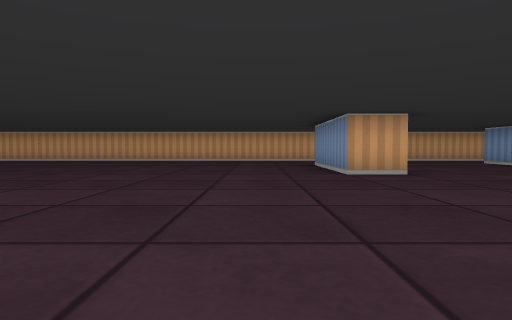
[1] (above)

20 first-person views from a walk through a cub3D ray-caster map. The camera is about half as high as the walls, tilts 2° down and sees 75° across. The floor is counted in squares. Each view is taken from the middle of a square. On the plan, view 1 faces up. The plan holds only what a view shows up to about 9 squares ahead; the rest is blank.

[2]
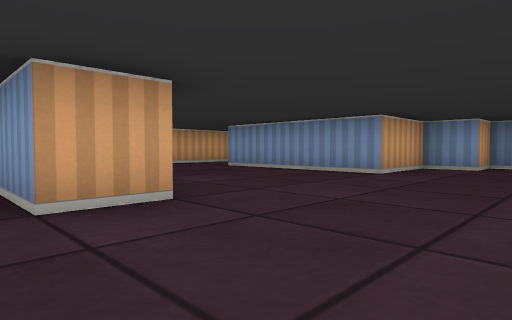

[3]
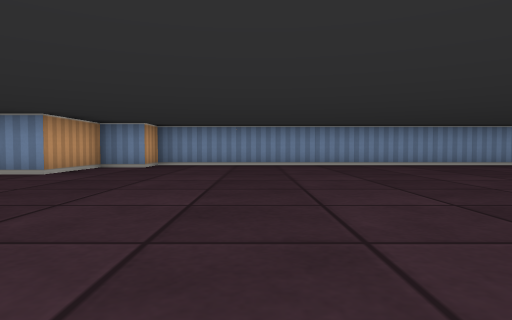

[4]
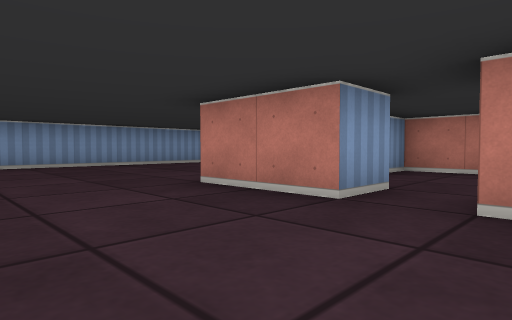

[5]
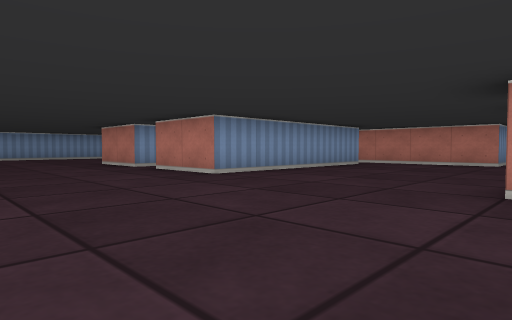

[6]
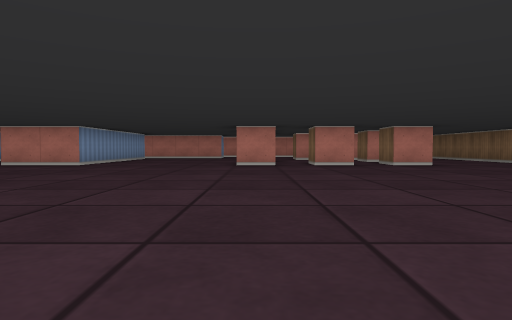

[7]
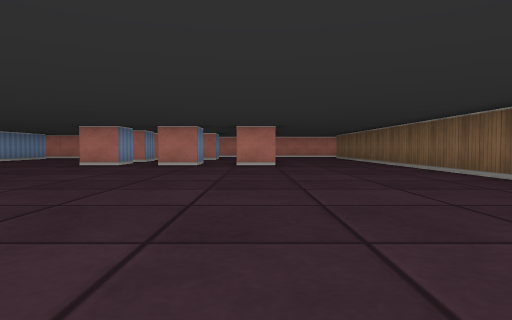

[8]
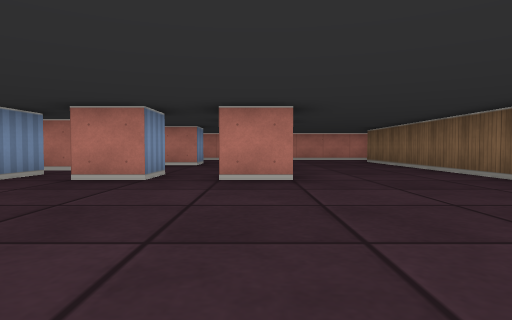

[9]
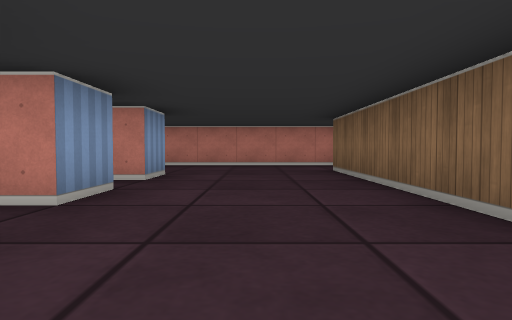

[10]
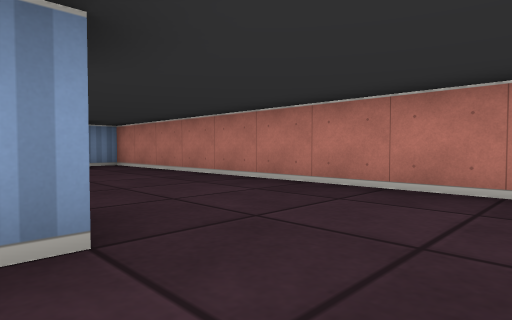

[11]
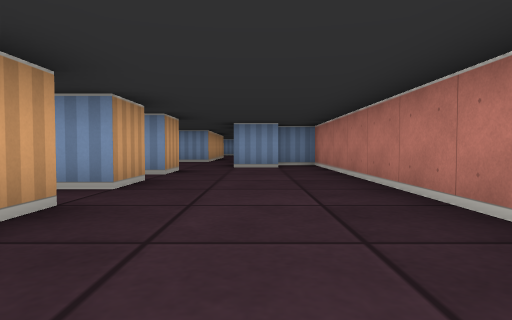

[12]
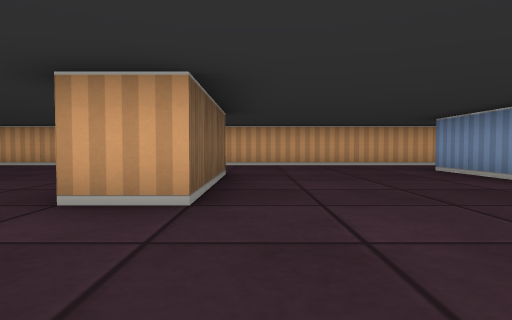

[13]
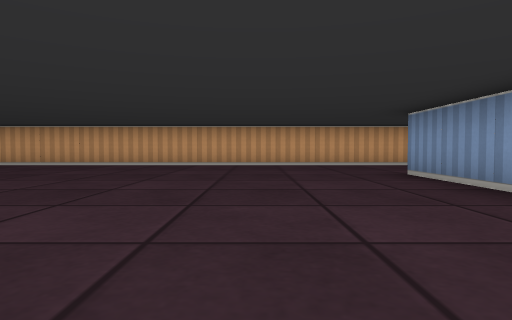

[14]
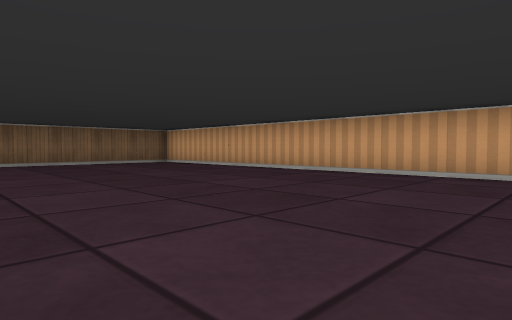

[15]
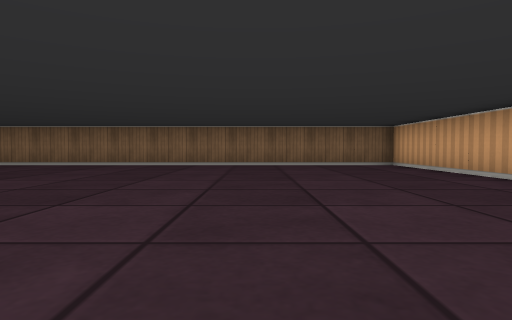

[16]
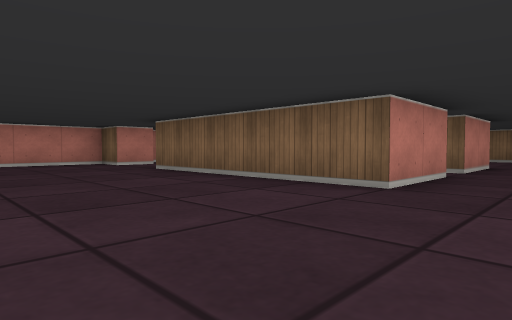

[17]
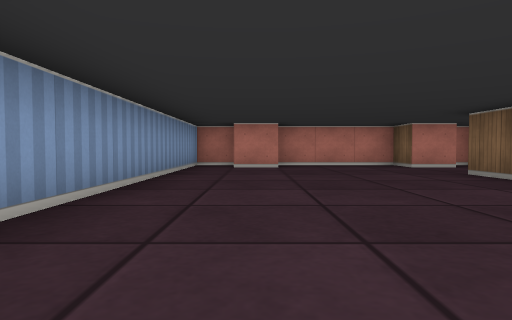

[18]
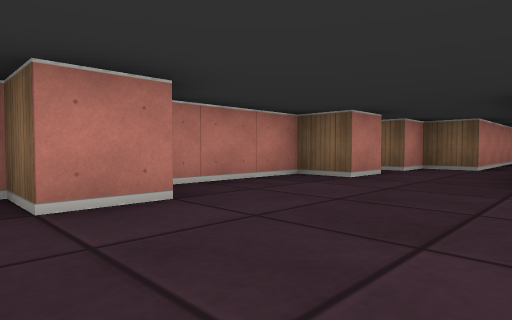

[19]
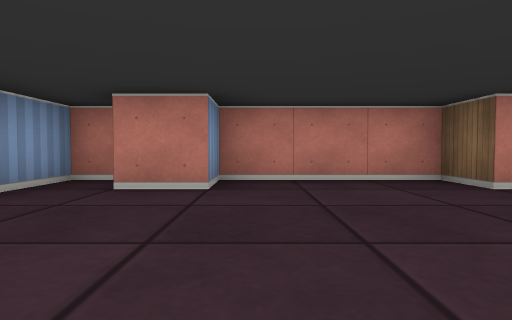

[20]
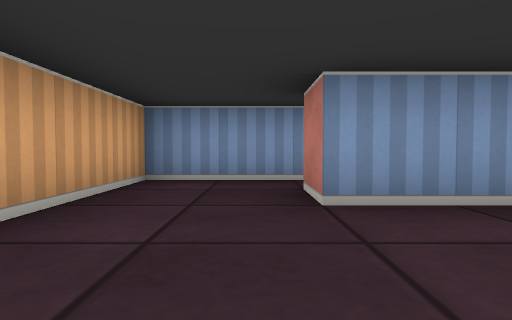

### Floor plan
Points are (right, up) in squares from view 1. A wall is a line through its corners. A room is listed if a view was taken in it or the views show most of it. See-through windows are left out.
Room 1 (views 1, 2, 3, 4, 5, 6, 7, 8, 9, 10, 11, 12, 13, 14, 15, 16, 17, 18, 19, 20)
walls: (-5.5, -3.5) (-5.5, -2.5) (-4.5, -2.5); (2.5, -2.5) (4.5, -2.5) (4.5, -7.5); (-5.5, -4.5) (-4.9, -4.5); (-7.5, -3.5) (-7.5, -2.5) (-6.5, -2.5) (-6.5, -3); (-9.5, -2.5) (-8.5, -2.5) (-8.5, -3); (-0.5, -7.4) (-0.5, -2.5) (1.5, -2.5); (2.5, 8.5) (2.5, 5.5) (1.5, 5.5) (1.5, 8.5); (-4.5, -7.5) (-5.5, -7.5); (-6.5, -7.5) (-7.5, -7.5) (-7.5, -6.5) (-6.6, -6.5); (-9.5, -5.5) (-9.5, -4.5) (-9, -4.5); (-8.5, -7.5) (-9.1, -7.5); (-3.5, -9.6) (-3.5, -8.5) (1.5, -8.5) (1.5, -9.5) (2.5, -9.5) (2.5, -10); (-9.5, -7.6) (-9.5, -6.5) (-9, -6.5); (3.4, -9.5) (4.5, -9.5) (4.5, -10.5) (7.5, -10.5) (7.5, -9.5) (8.5, -9.5) (8.5, -10.5) (9.5, -10.5) (9.5, 4.5) (8.5, 4.5) (8.5, 5.5) (6.5, 5.5) (6.5, 9.5) (7.5, 9.5); (2.5, -10.5) (3, -10.5); (7.5, 11.5) (-12.5, 11.5) (-12.5, -8.5); (-13, -10.5) (-2.5, -10.5) (-2.5, -9.5)
ways out: opening at (2, -3) to room 2; opening at (7, 10.5) to room 3
Room 2 (no view inside)
walls: (2.5, -3.6) (2.5, -2.5); (2.2, -6.5) (3.5, -6.5) (3.5, -5.8); (1.5, -2.5) (1.5, -2.9)
ways out: opening at (2, -3) to room 1
Room 3 (no view inside)
walls: (8.5, 9.2) (8.5, 11.5) (7.5, 11.5)
ways out: opening at (7, 10.5) to room 1

Positions as (right, up) in squares from view 1, and headings:
1: (0, 0), facing up
2: (1, 3), facing up-right
3: (1, 2), facing right
4: (1, 0), facing down-right
5: (-5, 1), facing down-right
6: (-5, 6), facing down
7: (-9, 6), facing down
8: (-9, 2), facing down
9: (-11, -2), facing down
10: (-11, -7), facing down-right
11: (-11, -9), facing right
12: (3, 3), facing up
13: (-1, 3), facing up
14: (-3, 6), facing up-left
15: (-4, 8), facing left
16: (8, -1), facing down-left
17: (8, -2), facing down
18: (9, -7), facing down-left
19: (7, -6), facing down
20: (4, 10), facing right
